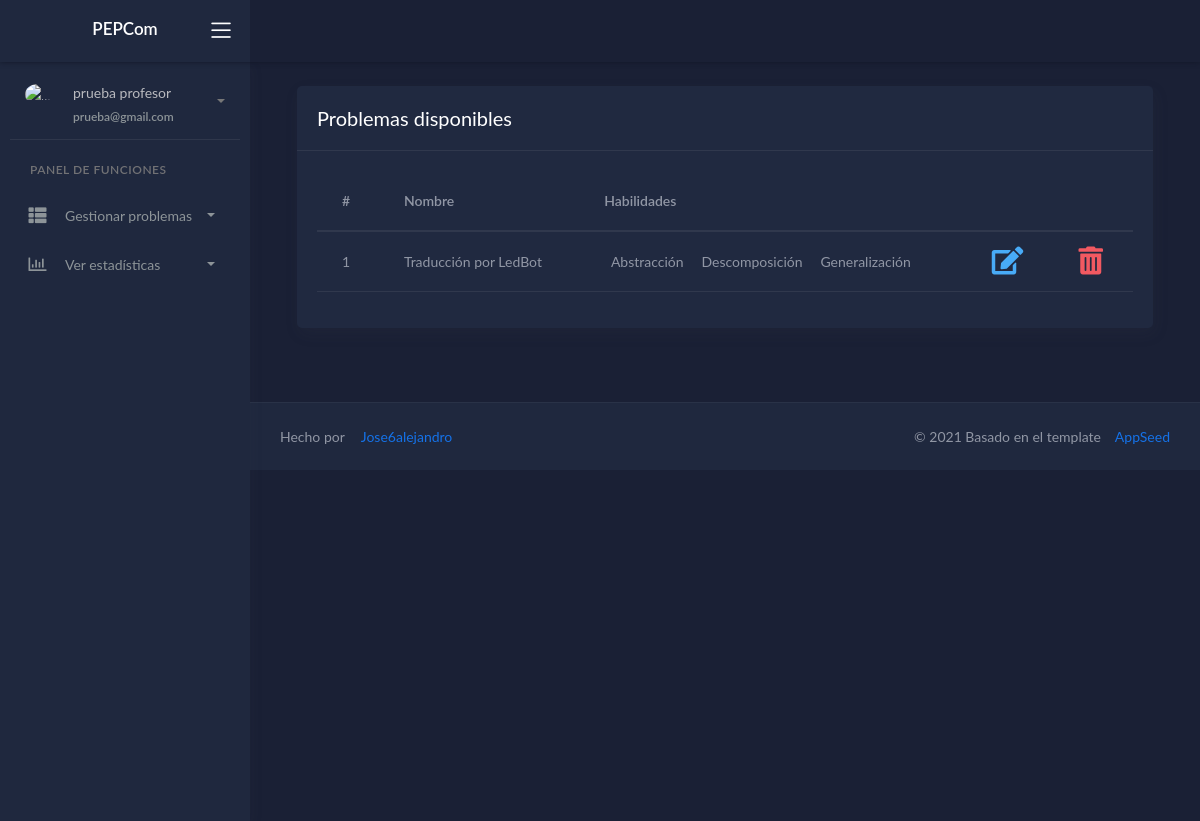
/home/read/ (signed in), run on an earlier commit of the app's database.
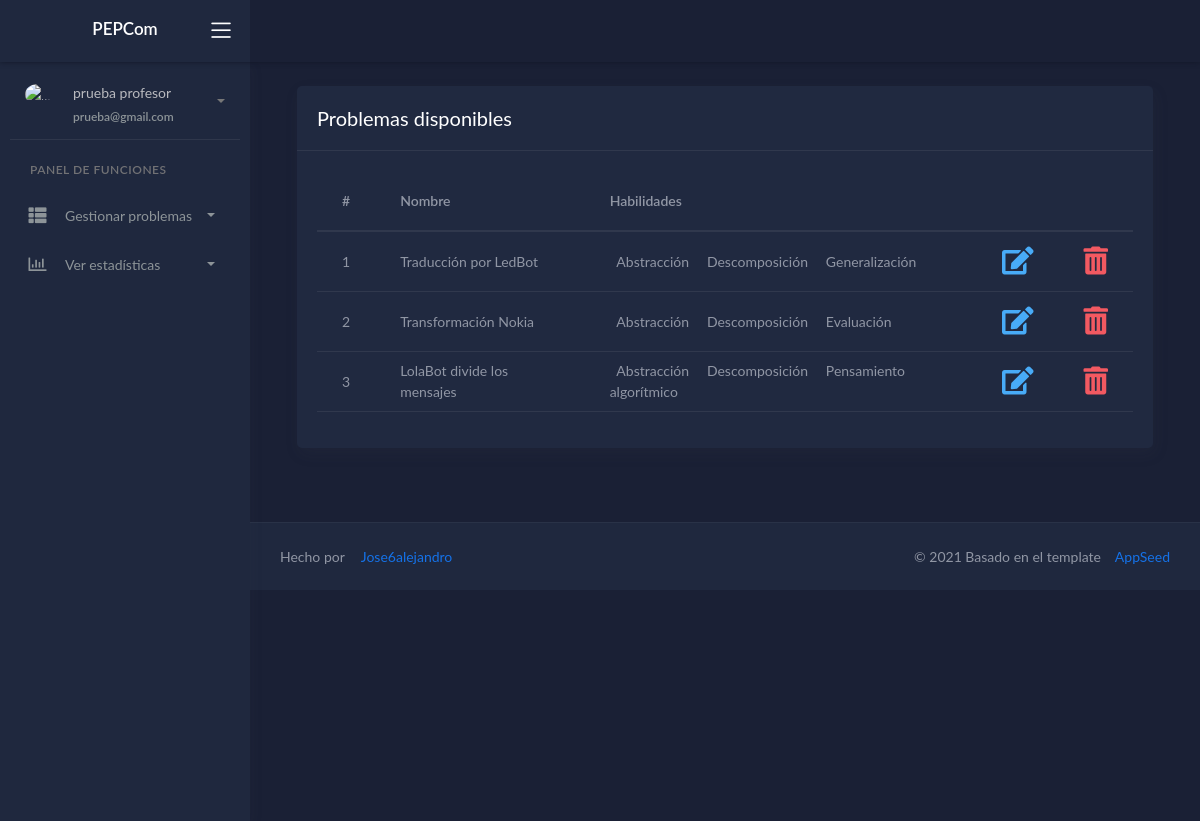
And on a later commit of the database.
### crud_problems_app/models.py (models this page shows, shortened)
class User_Create_Problem(models.Model):
   user = models.ForeignKey(User, on_delete=models.CASCADE, blank=True)
   name = models.CharField(max_length=60)
   question = models.CharField(max_length=100)
   correct_option = models.CharField(max_length=70)
   distractor1 = models.CharField(max_length=70)
   distractor2 = models.CharField(max_length=70)
   distractor3 = models.CharField(max_length=70)
   explanation = models.CharField(max_length=250)
   image = models.ImageField(upload_to=user_directory_path, null = True)
   abstraction = models.BooleanField(blank=True)
   decomposition = models.BooleanField(blank=True)
   algorithms = models.BooleanField(blank=True)
   generalization = models.BooleanField(blank=True)
   evaluation = models.BooleanField(blank=True)

### crud_problems_app/views.py (the view)
# urls.py: path('home/read/',views.read_problems, name="read"),
@login_required()
def read_problems(request):
   info_problems = User_Create_Problem.objects.filter(user_id=request.user.id)
   return render(request, 'read.html', {"info": info_problems})

### templates/read.html (shortened to what this page needs)
{% extends "layouts/base.html" %}
{% block content %}
	<div class="wrapper">
		{% include 'includes/navigation.html' %}
        {% include 'includes/sidebar.html' %}
		<div class="main-panel">
			<div class="content">
				<div class="page-inner">
				<div class="page-header">
						<div class="col-md-12">
							<div class="card">
								<div class="card-header">
									<div class="card-title">Problemas disponibles</div>
								</div>
										<div class="card-body table-responsive">
											<table class="table table-hover">
												<thead>
													<tr>
														<th scope="col">#</th>
														<th scope="col">Nombre</th>
														<th scope="col">Habilidades</th>
														<th scope="col" class="text-center"> </th>
														<th scope="col"> </th>
													</tr>
												</thead>
												<tbody>
													{% for c in info %}
														<tr>
															<td>
																{{forloop.counter}}
															</td>
															<td>
																{{c.name}}
															</td>
															<td>
																{% if c.abstraction %}
																	&nbsp; Abstracción &nbsp;
																{% endif %}
																{% if c.decomposition %}
																	&nbsp; Descomposición &nbsp;
																{% endif %}
																{% if c.algorithms %}
																	&nbsp; Pensamiento algorítmico &nbsp;
																{% endif %}
																{% if c.generalization %}
																	&nbsp; Generalización &nbsp;
																{% endif %}
																{% if c.evaluation %}
																	&nbsp; Evaluación &nbsp;
																{% endif %}
															</td>
															<td>
																<a  class="text-info" title="Editar" href="{% url 'update' c.id %}">
																	<i class="fas fa-edit fa-2x"></i>
																</a>
															</td>
															<td>
																<a class="text-danger" title="Eliminar" href="#" onclick="delete_problem({{c.id}})">
																	<i class="fas fa-trash-alt fa-2x"></i>
																</a>
															</td>
														</tr>
													{% endfor %}
												</tbody>
											</table>
										</div>
							</div>
						</div>
				</div>
				</div>
			{% include 'includes/footer.html' %}
			</div>
		</div>
	</div>
{% endblock content %}

### templates/layouts/base.html (shortened to what this page needs)
<!DOCTYPE html>
<html lang="es">
<head>
	<link href="//cdn.jsdelivr.net/npm/@sweetalert2/theme-borderless/borderless.css" rel="stylesheet">
	<link rel="stylesheet" href="/static/assets/css/bootstrap.min.css">
	<link rel="stylesheet" href="/static/assets/css/atlantis.min.css">
	<link rel="stylesheet" href="/static/assets/css/demo.css">
</head>
<body data-background-color="dark">
		<div>
			{% block content %}{% endblock content %}
		</div>
</body>
</html>

### templates/includes/navigation.html (shortened to what this page needs)
		<div class="main-header">
			<div class="logo-header col-sm-12 d-flex justify-content-center" data-background-color="dark2">
				<a class="logo text-white display-5">
		      		<strong>PEPCom</strong>
				</a>
				<div class="nav-toggle">
					<button class="btn btn-toggle toggle-sidebar">
						<i class="icon-menu"></i>
					</button>
				</div>
			</div>
			<nav class="navbar navbar-header navbar-expand-lg" data-background-color="dark">
				<div class="col-sm-12 d-flex justify-content-center">
				</div>
			</nav>
        </div>

### templates/includes/sidebar.html (shortened to what this page needs)
		<div class="sidebar sidebar-style-2" data-background-color="dark2">
			<div class="sidebar-wrapper scrollbar scrollbar-inner">
				<div class="sidebar-content">
					<div class="user">
						<div class="avatar-sm float-left mr-2">
							<img src="/static/assets/img/icon2.png" alt="..." class="avatar-img rounded-circle">
						</div>
						<div class="info">
							<a data-toggle="collapse" href="#collapseExample" aria-expanded="true">
								<span>
									{{ request.user.first_name }}
									{{ request.user.last_name }}
									<span class="user-level">
										{{ request.user.email }}
									</span>
									<span class="caret"></span>
								</span>
							</a>
						</div>
					</div>
				{% if not user.user_profile_set.first.user_role%}
					<ul class="nav nav-primary">
						<li class="nav-section">
							<h4 class="text-section">Panel de funciones </h4>
						</li>
						<li class="nav-item {% if 'ui-' in segment %} active {% endif %}">
							<a data-toggle="collapse" href="#base">
								<i class="fas fa-th-list"></i>
								<p>Gestionar problemas</p>
								<span class="caret"></span>
							</a>
						</li>
						<li class="nav-item {% if 'charts' in segment %} active {% endif %}">
							<a data-toggle="collapse" href="#charts">
								<i class="far fa-chart-bar"></i>
								<p>Ver estadísticas</p>
								<span class="caret"></span>
							</a>
						</li>
					</ul>
				{% endif %}
				</div>
			</div>
		</div>

### templates/includes/footer.html
			<footer class="footer">
				<div class="container-fluid">
					Hecho por
					<nav class="pull-left">
						<ul class="nav">
							<div class="nav-item">
								<a class="nav-link"
                                   href="https://twitter.com/jose6alejandro">Jose6alejandro
								</a>
							</div>
						</ul>
					</nav>
					<div class="copyright ml-auto">
                        &copy;
                        2021 Basado en el template <a target="_blank" href="https://appseed.us"> &nbsp; &nbsp;AppSeed</a>
					</div>
				</div>
            </footer>

What changed in the data, as far as the page shows it:
added User_Create_Problem: name "Transformación Nokia", abstraction "Abstracción", decomposition "Descomposición", evaluation "Evaluación"
added User_Create_Problem: name "LolaBot divide los mensajes", abstraction "Abstracción", decomposition "Descomposición", algorithms "Pensamiento algorítmico"
